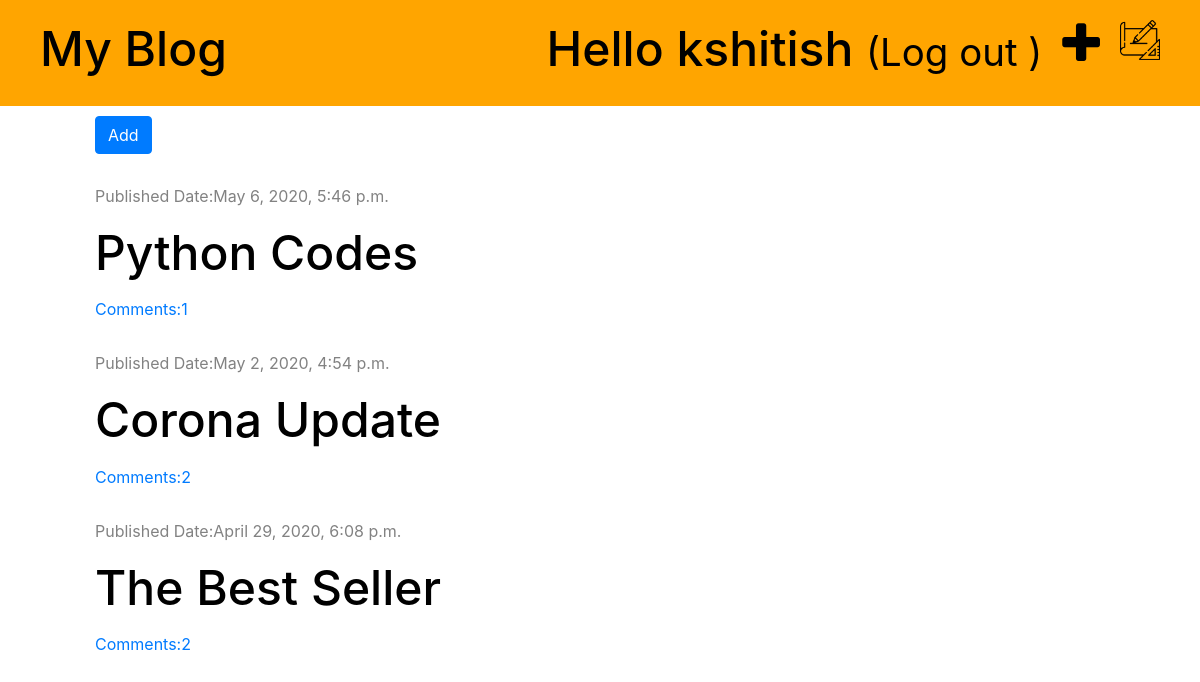
The app's page / (signed in) with its own data.
### blog/models.py (models this page shows, shortened)
class Post(models.Model):
    author = models.ForeignKey('auth.User', on_delete=models.CASCADE)
    title = models.CharField(max_length=200)
    text = models.TextField()
    created_date = models.DateTimeField(default=timezone.now)
    published_date = models.DateTimeField(blank=True, null=True)
    def approved_comments(self):
        return self.comments.filter(approved=True)

### blog/views.py (the view)
# urls.py: path('', views.post_list , name='post_list'),
def post_list(request):
    posts = Post.objects.filter(published_date__lte=timezone.now()).order_by('-created_date')
    stuff_for_frontend = {'posts': posts}
    return render(request, 'blog/post_list.html', stuff_for_frontend)

### blog/templatetags/markdownify.py (called while the page is built)
@register.filter
def markdown(value):
    renderer = HighlightRenderer()
    markdown = mistune.Markdown(renderer=renderer)
    return markdown(value)

### blog/templates/blog/post_list.html (shortened to what this page needs)
{% extends 'blog/base.html' %}
{% load markdownify %}
{% block content %}
<div class="bt-space">
<a class="btn btn-primary" href="{% url 'post_new' %}">Add</a></button>
</div>
      {% for post in posts %}
        <div class="post">
          <div class="date">
            <p>Published Date:{{ post.published_date }}</p>
          </div>
            <h1><a href="{% url 'post_detail' pk=post.pk %}">{{ post.title }}</a></h1>
            <a href="{% url 'post_detail' pk=post.pk %}">Comments:{{post.approved_comments.count}}</a>
        </div>
      {% endfor %}
{% endblock %}

### blog/templates/blog/base.html (shortened to what this page needs)
{% load static %}
<DOCTYPE html>
<html lang="en">
<head>
    <link href="https://stackpath.bootstrapcdn.com/font-awesome/4.7.0/css/font-awesome.min.css" rel="stylesheet"
>
    <link href="https://stackpath.bootstrapcdn.com/bootstrap/4.4.1/css/bootstrap.min.css"
 rel="stylesheet">
          <link type="text/css" rel="stylesheet"  href="{% static 'css/blog.css' %}"   />
            <link type="text/css"  rel="stylesheet" href="{% static 'css/zenburn.css' %}" />
</head>
<body>
<div class="page-header">
    {% if user.is_authenticated %}
      <a href="{% url 'post_draft_list' %}" class="top-menu"><img src="static/images/house-sketch.png" width="40px" height="40px"></img></a>
      <a href="{% url 'post_new' %}" class="top-menu"><i class="fa fa-plus fa-3x" style='color:black;'></i></a>
      <h1 class="top-menu">Hello {{ user.username}} <small>(<a href="{% url 'logout' %}?next={% url 'post_list' %}">Log out </a>)</small></p>
      {% else %}
        <a href="{% url 'login' %}" class="top-menu"><i class="fa fa-user-plus fa-3x" style='color:black;'></i></a>
    {% endif %}
    <h1 style="color:black;"><a href="{% url 'post_list' %}">My Blog</a></h1>
</div>
<div class="content container">
  <div class="row">
    <div class="col-md-8">
      {% block content  %}
      {% endblock %}
    </div>
  </div>
</div>
</body>
</html>

### blog/static/css/blog.css (style rules this page uses)
.page-header { background-color: orange; margin-top: 0; padding: 20px 20px 20px 40px; }
.page-header h1 , .page-header h1 a { text-decoration: none; color:black; }
.bt-space { margin-top: 10px; }
.content { margin-left: 80px; }
h1, h2, h3, h4 { font-family: 'Tangerine'serif; font-size: 48px; }
.date { color: #828282; }
.post { margin-top: 30px; }
.post h1 a { color: black; }
.top-menu,top-menu:hover { float:right; margin-right:25px; margin-right:20px; }

### records on screen
Post: published_date "May 6, 2020, 5:46 p.m.", title "Python Codes", approved_comments.count "1"
Post: published_date "May 2, 2020, 4:54 p.m.", title "Corona Update", approved_comments.count "2"
Post: published_date "April 29, 2020, 6:08 p.m.", title "The Best Seller", approved_comments.count "2"

### other values on screen
{{ user.username }} "kshitish"
